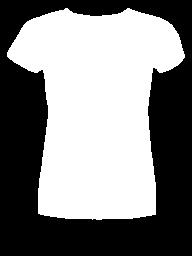
#> input picture virtual_try_on/data/test/cloth-mask/000266_1.jpg, 192 x 256 px, given as the content of the folder data/train/image, which was not available
$ python dataset_neck_skin_correction.py   (older library calls are emulated)
#> lines starting #> are read from the running program, lines starting #| are printed output that depends on the picture; after the words box and inside, x2 and y2 are one past the last pixel; in counts of white or black regions, pixels touching at a corner belong together; pictures that were not available may be replaced by others from this repository, and a replacement may not be noted
#> in update_image_segmentation, img is the input picture: shape (256, 192, 3); min 0, max 255, mean 130.8
#> in update_image_segmentation, `_, seg_mask = cv2.threshold(gray, 1, 255, cv2.THRESH_BINARY)`: seg_mask: shape (256, 192); 54.2% white; 2 black regions (1 under 20 px), largest, box (x1, y1, x2, y2) and area: (0, 0, 192, 256) 22495
"""
Make updated body segmentation with new neck/skin label
"""


import os
import numpy as np
import cv2
from PIL import Image
from matplotlib import pyplot as plt
import sys
import shutil

N_CLASSES = 21
fine_width = 192
fine_height = 256

# colour map for LIP dataset (plus extra)
label_colours = [(0, 0, 0),  # 0=Background
                 (128, 0, 0),  # 1=Hat
                 (255, 0, 0),  # 2=Hair
                 (0, 85, 0),   # 3=Glove
                 (170, 0, 51),  # 4=Sunglasses
                 (255, 85, 0),  # 5=UpperClothes
                 (0, 0, 85),  # 6=Dress
                 (0, 119, 221),  # 7=Coat
                 (85, 85, 0),  # 8=Socks
                 (0, 85, 85),  # 9=Pants
                 (85, 51, 0),  # 10=Jumpsuits
                 (52, 86, 128),  # 11=Scarf
                 (0, 128, 0),  # 12=Skirt
                 (0, 0, 255),  # 13=Face
                 (51, 170, 221),  # 14=LeftArm
                 (0, 255, 255),  # 15=RightArm
                 (85, 255, 170),  # 16=LeftLeg
                 (170, 255, 85),  # 17=RightLeg
                 (255, 255, 0),  # 18=LeftShoe
                 (255, 170, 0),  # 19=RightShoe
                 (189, 183, 107)  # 20=Neck    # new added
                 ]

(cv_major, _, _) = cv2.__version__.split(".")
if cv_major != '4' and cv_major != '3':
    print('doesnot support opencv version')
    sys.exit()


def decode_labels(mask):
    """Decode segmentation masks.
    Args:
      mask: result of inference after taking argmax.
      num_images: number of images to decode from the batch.
      num_classes: num of classes
    Returns:
      A RGB image of the same size as the input.
    """

    mask = np.expand_dims(mask, axis=2)
    h, w, c = mask.shape

    outputs = np.zeros((h, w, 3), dtype=np.uint8)

    par_img = Image.new('RGB', (w, h))
    pixels = par_img.load()
    for j_, j in enumerate(mask[:, :, 0]):
        for k_, k in enumerate(j):
            if k < N_CLASSES:
                pixels[k_, j_] = label_colours[k]
    outputs = np.array(par_img)

    return outputs


# @TODO this is too simple and pixel based algorithm
def body_detection(image, seg_mask):
    # binary thresholding by blue ?
    hsv = cv2.cvtColor(image, cv2.COLOR_BGR2HSV)
#> hsv: shape (256, 192, 3); mean H, S, V 0, 0, 130.8
    lower_blue = np.array([0, 0, 120])
    upper_blue = np.array([180, 38, 255])
    mask = cv2.inRange(hsv, lower_blue, upper_blue)
#> mask: shape (256, 192); 51.3% white; 1 black region, box (x1, y1, x2, y2) and area: (0, 0, 192, 256) 23954
    result = cv2.bitwise_and(image, image, mask=mask)

    # binary threshold by green ?
    b, g, r = cv2.split(result)
    filter = g.copy()
    ret, mask = cv2.threshold(filter, 10, 255, 1)

    # at least original segmentation is FG
    mask[seg_mask] = 1
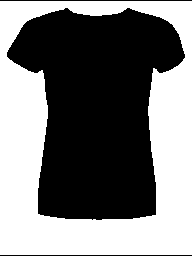
#> mask: shape (256, 192); min 0, max 255, mean 122.3

    return mask


def shape_from_contour(img, contour):
    dummy_mask = np.zeros((img.shape[0], img.shape[1], 3))
    dummy_mask = cv2.drawContours(
        dummy_mask, [contour], 0, (1, 0, 0), thickness=cv2.FILLED)
    x, y = np.where(dummy_mask[:, :, 0] == 1)
    inside_points = np.stack((x, y), axis=-1)
    return inside_points


#
# relabel the segmented mask with neck
# dir_dir  : input image file dir  path
# image_name : image file name
# mask_dir : original mask dir path
# mask_name : original mask image file
# save_dir  : the re-labeled dir path (same name as mask_name)
#
#
def update_image_segmentation(data_dir, mask_dir, image_name, mask_name, save_dir=None, save_vis=True):
    print(image_name)

    # define paths
    img_pth = os.path.join(data_dir, image_name)
    seg_pth = os.path.join(mask_dir, mask_name)

    updated_seg_pth = None
    updated_seg_vis_pth = None
    if save_dir is not None:
        updated_seg_pth = os.path.join(save_dir, mask_name)
        if save_vis:
            updated_seg_vis_pth = updated_seg_pth.replace("image-parse-new", "image-parse-new-vis")
            if not os.path.exists(updated_seg_vis_pth):
                os.makedirs(updated_seg_vis_pth)

    # Load image and make binary body mask
    img = cv2.imread(img_pth)

    # Load the segmentation in grayscale and make binary mask
    segmentation = Image.open(seg_pth)

    # the png file should be 1-ch but it is 3 ch ^^;
    gray = cv2.imread(seg_pth, cv2.IMREAD_GRAYSCALE)
    # print('shape of seg:', seg_pth, ':', gray.shape)
    # _, seg_mask = cv2.threshold(gray, 10, 255, cv2.THRESH_BINARY)  # why 10? bg is 0
    _, seg_mask = cv2.threshold(gray, 1, 255, cv2.THRESH_BINARY)

    body_mask = body_detection(img, seg_mask)

    # Get the neck/skin region (plus extra mis-segmented)
    upper_body = body_mask - seg_mask
    upper_body[upper_body > 0] = 20
#> upper_body: shape (256, 192); values 0 (black) and 20 (white), 97% white; black in thin lines or dots, all inside (x1, y1, x2, y2) = (0, 8, 192, 224)
    upper_body_vis = upper_body.copy()

    # location info: @TODO by joint locations (neck should be between neck and hips vertically, between shoulder horizontally)
    # print(upper_body.shape)
    height, width = upper_body.shape
#> height = 256; width = 192
    upper_body[height//2:, :] = 0
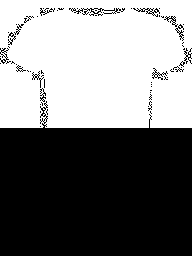
#> upper_body: shape (256, 192); values 0 (black) and 20 (white), 48% white; 1 white region
    # noise reduction

    # get contours
    if cv_major == '4':
        contours, hier = cv2.findContours(
            upper_body, cv2.RETR_EXTERNAL, cv2.CHAIN_APPROX_NONE)
#> contours = 1 contour; box (x1, y1, x2, y2) and area: (0, 0, 192, 128) 24215
    elif cv_major == '3':
        _, contours, hier = cv2.findContours(
            upper_body, cv2.RETR_EXTERNAL, cv2.CHAIN_APPROX_NONE)
    else:
        return

    neck = None

    if len(contours) > 0:
        # draw in blue the contours that were founded
        cv2.drawContours(upper_body_vis, contours, -1, 255, 3)
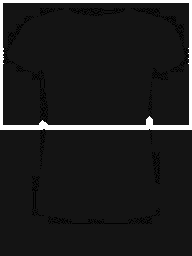
#> upper_body_vis: shape (256, 192); min 0, max 255, mean 30.7

        # find the biggest area
        c_neck = max(contours, key=cv2.contourArea)
#> c_neck = contour of 660 points, box (x1, y1, x2, y2) (0, 0, 192, 128), area 24215

        neck = shape_from_contour(img, c_neck)
#> in shape_from_contour, `dummy_mask = cv2.drawContours( dummy_mask, [contour], 0, (1, 0, 0), th..`:
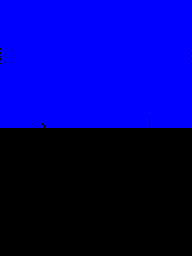
#> dummy_mask: shape (256, 192, 3) float64; mean of channels 0, 1, 2 0.499, 0, 0; drawn as B, G, R
#> in shape_from_contour, `inside_points = np.stack((x, y), axis=-1)`: inside_points = 24546 pairs, first value 0 to 127, second value 0 to 191
#> neck has the same summary as inside_points in shape_from_contour

        x, y, w, h = cv2.boundingRect(c_neck)
#> x = 0; y = 0; w = 192; h = 128
        # draw the book contour (in green)
        cv2.rectangle(upper_body_vis, (x, y), (x + w, y + h), (170, 230, 0), 2)
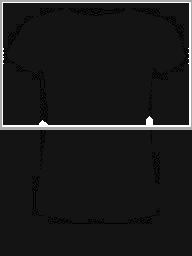
#> upper_body_vis: shape (256, 192); 2.72% of pixels changed, all inside (x1, y1, x2, y2) = (0, 0, 192, 130)

    # make neck region mask
    neck_mask = np.zeros((fine_height, fine_width)).astype(np.int)
    for each in neck:
        neck_mask[each[0]][each[1]] = 20
#> this loop made 24546 passes
#> each on passes 1 to 3: [0, 0], [0, 1], [0, 2]
#> neck_mask: shape (256, 192) int64; values 0 (black) and 20 (white), 49.9% white; 1 white region, box (x1, y1, x2, y2) and area: (0, 0, 192, 128) 24546

    # Add neck/skin to segmentation
    result = segmentation + neck_mask
#> result: shape (256, 192) int64; 97 distinct labels, from 0 to 275

    # handle overlapped pixels
    for i in range(1, 20):
        result[result == 20 + i] = i
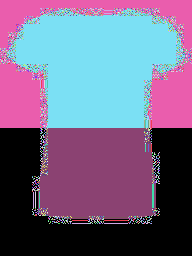
#> result: shape (256, 192) int64; 78 distinct labels, from 0 to 275; one colour per label, 0 black

    # save new segmentation
    if updated_seg_pth is not None:
        cv2.imwrite(updated_seg_pth, result)
        if save_vis:
            msk = decode_labels(result)
#> in decode_labels, `par_img = Image.new('RGB', (w, h))`: par_img: PIL image 192x256 RGB; every value is 0
#> in decode_labels, `outputs = np.array(par_img)`:
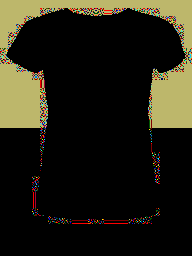
#> outputs: shape (256, 192, 3); mean R, G, B 36, 33.5, 20.3
            parsing_im = Image.fromarray(msk)
            parsing_im.save('{}/{}_vis.png'.format(updated_seg_vis_pth, mask_name[:-4]))
    else:  # display for checking

        plt.suptitle(image_name)
        plt.subplot(1, 4, 1)
        plt.title("input")
        plt.axis('off')
        plt.imshow(img[:, :, ::-1])
        plt.subplot(1, 4, 2)
        plt.title("body silhouette")
        plt.axis('off')
        plt.imshow(body_mask)
        plt.subplot(1, 4, 3)
        plt.title("orig. mask")
        plt.axis('off')
        plt.imshow(segmentation)
        plt.subplot(1, 4, 4)
        plt.title("relabeled")
        plt.axis('off')
        msk = decode_labels(result)         # ???
        parsing_im = Image.fromarray(msk)   # ???
        plt.imshow(parsing_im)
        plt.show()


def main():
    # define paths

    root_dir = "data/"
    updated_seg_folder = "image-parse-new"

    data_mode = "train"
    # data_mode = "test"
    image_folder = "image"
    seg_folder = "image-parse"

    image_dir = os.path.join(os.path.join(root_dir, data_mode), image_folder)
    seg_dir = os.path.join(os.path.join(root_dir, data_mode), seg_folder)
    if updated_seg_folder is not None:
        updated_seg_dir = os.path.join(os.path.join(
            root_dir, data_mode), updated_seg_folder)
        if not os.path.exists(updated_seg_dir):
            os.makedirs(updated_seg_dir)
    else:
        updated_seg_dir = None

    image_list = sorted(os.listdir(image_dir))
    masks_list = sorted(os.listdir(seg_dir))

    try:
        shutil.rmtree(os.path.join(image_dir, '.ipynb_checkpoints'))
        shutil.rmtree(os.path.join(seg_dir, '.ipynb_checkpoints'))
    except:
        print("Clean")

    for each in zip(image_list, masks_list):
        mask = each[0].replace("jpg", "png")
        update_image_segmentation(
            image_dir, seg_dir, each[0], mask, updated_seg_dir)


if __name__ == '__main__':
    main()

$ run again, on virtual_try_on/data/test/cloth-mask/000685_1.jpg
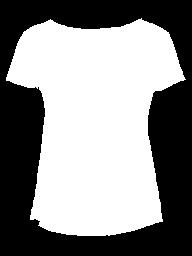
#> input picture virtual_try_on/data/test/cloth-mask/000685_1.jpg, 192 x 256 px, given as the content of the folder data/train/image, which was not available
#> in update_image_segmentation, img is the input picture: shape (256, 192, 3); min 0, max 255, mean 138.6
#> seg_mask: shape (256, 192); 57% white; 3 black regions (2 under 20 px), largest, box (x1, y1, x2, y2) and area: (0, 0, 192, 256) 21154
#> hsv: shape (256, 192, 3); mean H, S, V 0, 0, 138.6
#> contours = 2 contours, 1 with area under 20; largest, box (x1, y1, x2, y2) and area: (0, 0, 192, 128) 24208
#> c_neck = contour of 664 points, box (x1, y1, x2, y2) (0, 0, 192, 128), area 24208
#> inside_points = 24541 pairs, first value 0 to 127, second value 0 to 191
#> neck has the same summary as inside_points in shape_from_contour
#> in update_image_segmentation, `x, y, w, h = cv2.boundingRect(c_neck)`: x = 0; w = 192; h = 128
#> the loop in update_image_segmentation, `for each in neck:` made 24541 passes
#> each on passes 1 to 3: [0, 0], [0, 1], [0, 2]
#> after the loop in update_image_segmentation, `for i in range(1, 20):`:
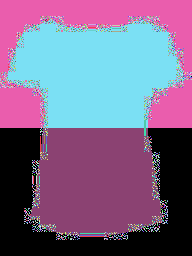
#> result: shape (256, 192) int64; 83 distinct labels, from 0 to 275; one colour per label, 0 black
#> par_img: PIL image 192x256 RGB; every value is 0
#> in decode_labels, `outputs = np.array(par_img)`:
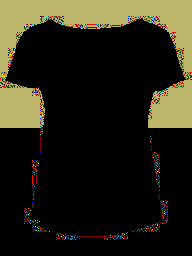
#> outputs: shape (256, 192, 3); mean R, G, B 39.1, 36.9, 22.1

$ run again, on virtual_try_on/data/test/cloth-mask/000696_1.jpg
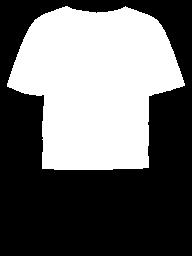
#> input picture virtual_try_on/data/test/cloth-mask/000696_1.jpg, 192 x 256 px, given as the content of the folder data/train/image, which was not available
#> in update_image_segmentation, img is the input picture: shape (256, 192, 3); min 0, max 255, mean 106.7
#> seg_mask: shape (256, 192); 43.9% white; 22 white regions (21 under 20 px), largest, box (x1, y1, x2, y2) and area: (0, 0, 192, 176) 21537
#> hsv: shape (256, 192, 3); mean H, S, V 0, 0, 106.7
#> contours = 1 contour; box (x1, y1, x2, y2) and area: (0, 0, 192, 128) 24219
#> c_neck = contour of 660 points, box (x1, y1, x2, y2) (0, 0, 192, 128), area 24219
#> inside_points = 24550 pairs, first value 0 to 127, second value 0 to 191
#> neck has the same summary as inside_points in shape_from_contour
#> in update_image_segmentation, `x, y, w, h = cv2.boundingRect(c_neck)`: x = 0; w = 192; h = 128
#> the loop in update_image_segmentation, `for each in neck:` made 24550 passes
#> each on passes 1 to 3: [0, 0], [0, 1], [0, 2]
#> after the loop in update_image_segmentation, `for i in range(1, 20):`:
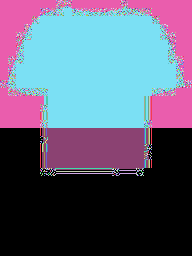
#> result: shape (256, 192) int64; 75 distinct labels, from 0 to 275; one colour per label, 0 black
#> par_img: PIL image 192x256 RGB; every value is 0
#> in decode_labels, `outputs = np.array(par_img)`:
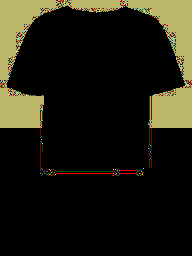
#> outputs: shape (256, 192, 3); mean R, G, B 31.7, 29.9, 17.7
